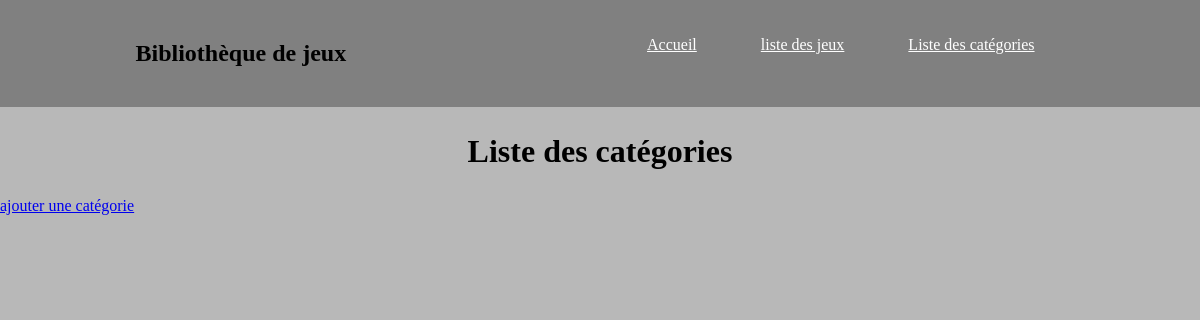
The page /games/liste2/ on the database as committed earlier.
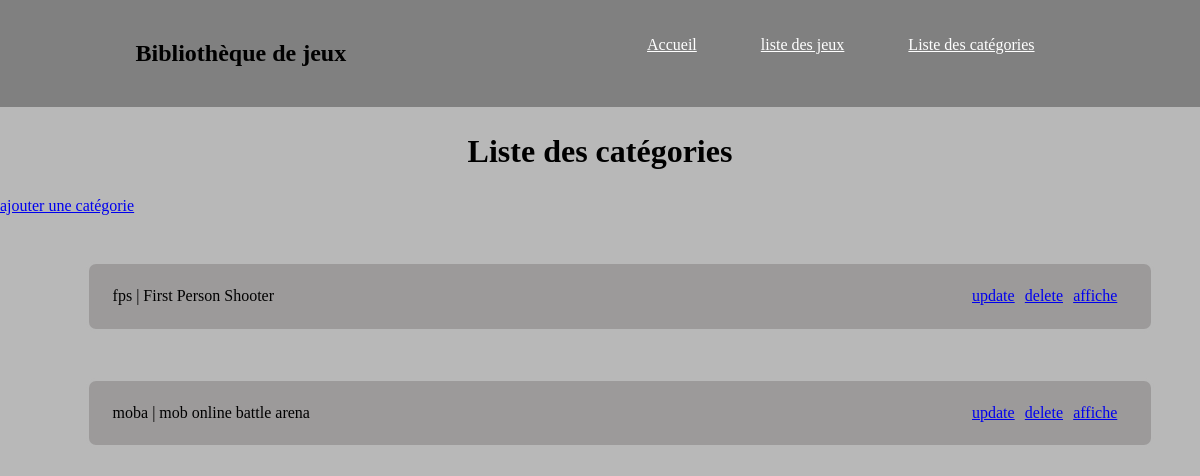
The same page on the database as committed later.
### games/models.py (models this page shows, shortened)
class Categorie(models.Model):
    nom = models.CharField(max_length=100)
    resume = models.TextField(null=True, blank=True)
    def __str__(self):
        chaine2 = f"{self.nom} | {self.resume}"
        return chaine2

### games/views.py (the view)
# urls.py: path("liste2/", views.liste2),
def liste2(request):
    liste = list(models.Categorie.objects.all())
    return render(request, "games/liste2.html", {"liste": liste})

### games/templates/games/liste2.html (shortened to what this page needs)
{% extends "games/index.html" %}
{% block content %}
    <h2 class="h2liste"> Liste des catégories </h2>
    <a href="/games/ajout2"> ajouter une catégorie</a>
    <ul style="list-style: none">
        {% for l in liste %}
            <li style="padding: 2%; margin: 4%; border: solid; border-radius: 10px; border-color: #B8B8B8; background-color: #9C9A9A">
                {{l}} <a href="/games/affiche2/{{l.id}}/" class="adu" style="float: right; margin-right: 1%;">affiche </a>
            <a href="/games/delete2/{{l.id}}/" class="adu" style="float: right; margin-right: 1%;">delete </a>
            <a href="/games/update2/{{l.id}}/" class="adu" style="float: right; margin-right: 1%;">update </a> </li>
        {% endfor %}
    </ul>
{% endblock %}

### games/templates/games/index.html (shortened to what this page needs)
<!DOCTYPE html>
<html lang="fr">
<head>
  {% load static %}
  <link rel="stylesheet" type="text/css" href="{%static '/games/index.css'%}">
</head>
<body>
  <div id="squelette">
    <nav>
      <h1> Bibliothèque de jeux </h1>
      <ul>
        <li><a href="/games/index">Accueil</a></li>
        <li><a href="/games/liste">liste des jeux</a></li>
        <li><a href="/games/liste2">Liste des catégories</a></li>
      </ul>
    </nav>
  </div>
  {% block content %}{% endblock %}
</body>
</html>

### games/static/games/index.css (style rules this page uses)
html, body { margin : 0 0 0 0; }
body { background-color : #B8B8B8; }
nav { padding : 20px; margin : 0; text-align : center; background-color : gray; font-family : Verdana; display : flex; justify-content : space-around; }
nav li { display : inline; list-style : none; }
nav a { display : inline-block; margin : 0 30px; color : white; }
.h2liste { text-align : center; font-size : 200%; }
.adu { float : right; }

Rows that differ between the two databases and show on the page:
added Categorie: nom+resume "fps | First Person Shooter"
added Categorie: nom+resume "moba | mob online battle arena"
